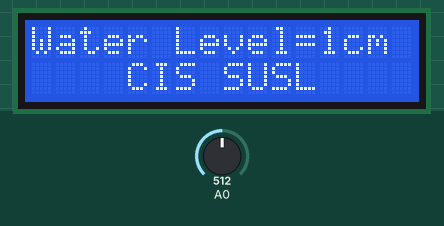
This sketch was run on a simulated Arduino Uno, built with avr-gcc and run on an emulated ATmega328P. Parts: 16×2 character LCD. The test bench sets the inputs (shaded band); at power-on: A0 = 512. What the sketch prints to the serial monitor is not drawn.

Above: at 1.2 s.
1.3 s: A0 set to 716
At 1.86 s:
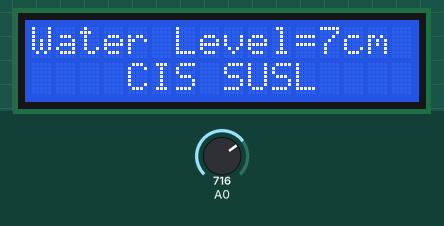
4.3 s: A0 set to 900
At 4.93 s:
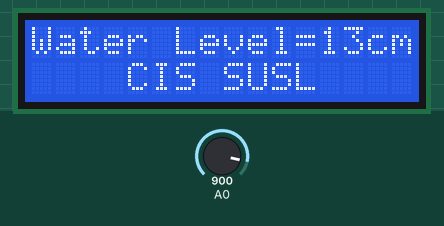
5.9 s: A0 set to 1023
At 6.2 s:
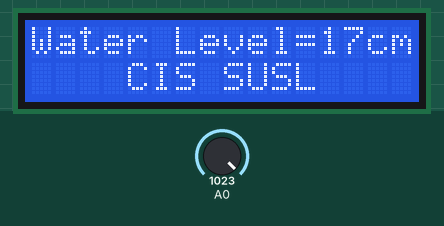
Timing chart, 0 to 8.9 s (numbered marks = the images above; inputs shaded):
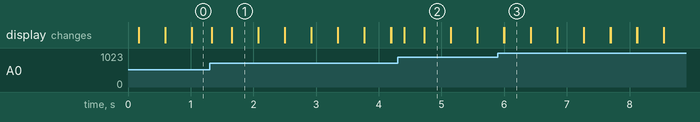

Measured:
- after the input at 4.3 s, the display: changes after 0.11 s (image 2)
- after the input at 5.9 s, the display: first differs from a run without the input after 0.10 s (image 3)
- what the display in image 1 shows lasts 0.4 s, from 1.7 s to 2.1 s

The sketch:

WaterLevel.ino
```cpp
#include <LiquidCrystal.h>

LiquidCrystal lcd(12,11,5,4,3,2);

void setup() {
  lcd.begin(16,2);
  lcd.setCursor(0,0);
  Serial.begin(9600);
}
int waterLevel;

void loop() {
  lcd.setCursor(0,0);

  waterLevel=analogRead(A0);
  Serial.println(waterLevel);
  //Serial.print(" ");

  waterLevel=map(waterLevel,470,630,0,5);
  if(waterLevel<0){
    waterLevel=0;
  }
  //Serial.println(waterLevel);
  lcd.print("Water Level=");
  lcd.print(waterLevel);
  lcd.print("cm");
  delay(100);
  lcd.clear();

  lcd.setCursor(4,2);
  lcd.print("CIS SUSL");
  /*for(int i=0;i<11;i++){
    lcd.setCursor(i,0);
    lcd.print("Nayana");
    delay(200);
    lcd.clear();
  }
  for(int i=11;i>0;i--){
    lcd.setCursor(i,0);
    lcd.print("Nayana");
    delay(200);
    lcd.clear();
  }*/
}
```
